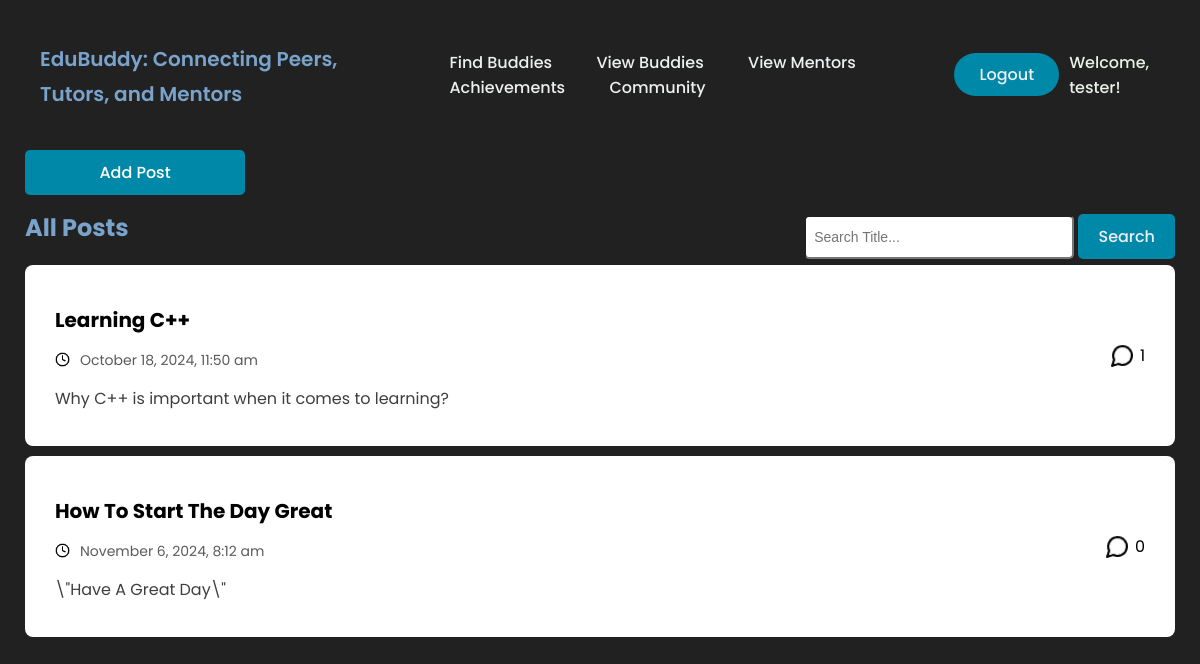
The page /community.php (signed in) on the database its author committed.
### tables this page shows
CREATE TABLE `posts` (
  `post_id` int(11) NOT NULL,
  `user_id` int(11) NOT NULL,
  `post_title` varchar(255) NOT NULL,
  `short_desc` text NOT NULL,
  `description` text NOT NULL,
  `created_at` datetime NOT NULL
);

### community.php (the view, shortened to what this page needs)
<?php
require 'database.php';
$search_keyword = "";
if (isset($_GET['keyword']) && !empty($_GET['keyword'])) {
    $search_keyword = mysqli_real_escape_string($conn, $_GET['keyword']);
    $sql = "SELECT * FROM posts WHERE post_title LIKE '%$search_keyword%'";
} else {
    $sql = "SELECT * FROM posts";
}
$result = mysqli_query($conn, $sql);
?>
<!DOCTYPE html>
<html lang="en">
<head>
</head>
<body>
    <?php include 'header.php'; ?>
    <div class="button-container">
        <a href="community_add.php" class="toggle-button">Add Post</a>
    </div>
    <div class="top-header">
        <h2 class="title-page">All Posts</h2>
        <div class="top-search">
            <form method="GET" action="community.php">
                <input name="keyword" placeholder="Search Title..." class="extra-skills-placeholder" value="<?php echo htmlspecialchars($search_keyword); ?>" />
                <button type="submit" class="btn-search">Search</button>
            </form>
        </div>
    </div>
    <?php
    if(mysqli_num_rows($result) > 0){
        while($rows = mysqli_fetch_assoc($result)){
            $post_id = $rows['post_id'];
            $sqlP = "SELECT count(*) as total FROM comments WHERE post_id = '$post_id'";
            $resultP = mysqli_query($conn, $sqlP);
            $rowsP = mysqli_fetch_assoc($resultP);
    ?>
            <div class="skills-form" onclick="toDetail(<?php echo $post_id; ?>)">
                <div class="left-box">
                    <div>
                        <label class="title"><?php echo htmlspecialchars($rows['post_title'], ENT_QUOTES, 'UTF-8'); ?></label>
                    </div>
                    <div class="time-row">
                        <img src="icons/clock.png" />
                        <label class="time">
                            <?php
                            $created_at = new DateTime($rows['created_at']);
                            echo $created_at->format('F j, Y, g:i a');
                            ?>
                        </label>
                    </div>
                    <div>
                        <label class="shortdesc"><?php echo htmlspecialchars($rows['short_desc'], ENT_QUOTES, 'UTF-8'); ?></label>
                    </div>
                </div>
                <div class="right-box">
                    <div class="inner">
                        <div class="bubble-num">
                            <img src="icons/speech-bubble.png" />
                            <span><?php echo $rowsP['total']; ?></span>
                        </div>
                    </div>
                </div>
            </div>
    <?php
        }
    } else {
    ?>
        <div class="skills-form">
            <span>No Posts Found</span>
        </div>
    <?php
    }
    ?>
</body>
</html>

### community.php (style rules this page uses)
body { font-family: "Poppins", sans-serif; background-color: #f4f4f4; margin: 20px; padding: 20px; }
.title-page { color: #7AA3CC; font-family: "Poppins", sans-serif; margin: 0 0 20px 25px; }
.skills-form { background: white; padding: 30px 30px; border-radius: 8px; margin: 0 25px 10px 25px; display: flex; cursor: pointer; }
.skills-form .left-box { width: 60%; }
.skills-form .right-box { width: 40%; display: flex; align-items: center; justify-content: end; }
.skills-form .right-box .inner { display: flex; align-items: center; justify-content: center; gap: 20px; }
.inner img { width: 25px; }
button { padding: 10px 20px; background-color: rgba(0, 136, 169, 1); color: white; border: none; border-radius: 5px; cursor: pointer; }
.extra-skills-placeholder { width: 250px; padding: 12px 8px 12px 8px; margin: 5px 0 5px 0; border-radius: 5px; background: #ffffff; color: var(--text); font-size: 14px; }
.toggle-button { display: inline-block; width: 200px; padding: 10px; margin: 0 8px 0 0; background-color: rgba(0, 136, 169, 1); color: white; text-align: center; border-radius: 5px; text-decoration: none; font-size: 16px; transition: background-color 0.3s ease; }
.button-container { margin: 0 0 15px 25px; }
.bubble-num { display: flex; align-items: center; gap: 5px; color: #000000; }
.title { margin: 10px 0 5px 0; display: block; font-weight: bold; font-size: 20px; }
.time { margin: 10px 0 5px 0; display: block; font-size: 14px; color: #5c5b5b; }
.shortdesc { margin: 10px 0 5px 0; display: block; font-size: 16px; color: #3e3e3e; }
.time-row { display: flex; align-items: center; gap: 10px; }
.time-row img { width: 15px; padding-top: 3px; }
.top-header { display: flex; align-items: center; justify-content: space-between; }
.top-search { padding-right: 25px; }

### header.php (style rules this page uses)
body { box-sizing: border-box; margin: 0; padding: 0; background-color: #212121; }
li, a, button { font-family: "Poppins", sans-serif; font-weight: 500; font-size: 16px; color: #edf0f1; text-decoration: none; }

### rows shown on the page
posts: post_title "Learning C++", created_at "October 18, 2024, 11:50 am", short_desc "Why C++ is important when it comes to learning?", total "1"
posts: post_title "How To Start The Day Great", created_at "November 6, 2024, 8:12 am", short_desc "\\\"Have A Great Day\\\"", total "0"

### other values the page prints
$_SESSION['username'] "tester"
